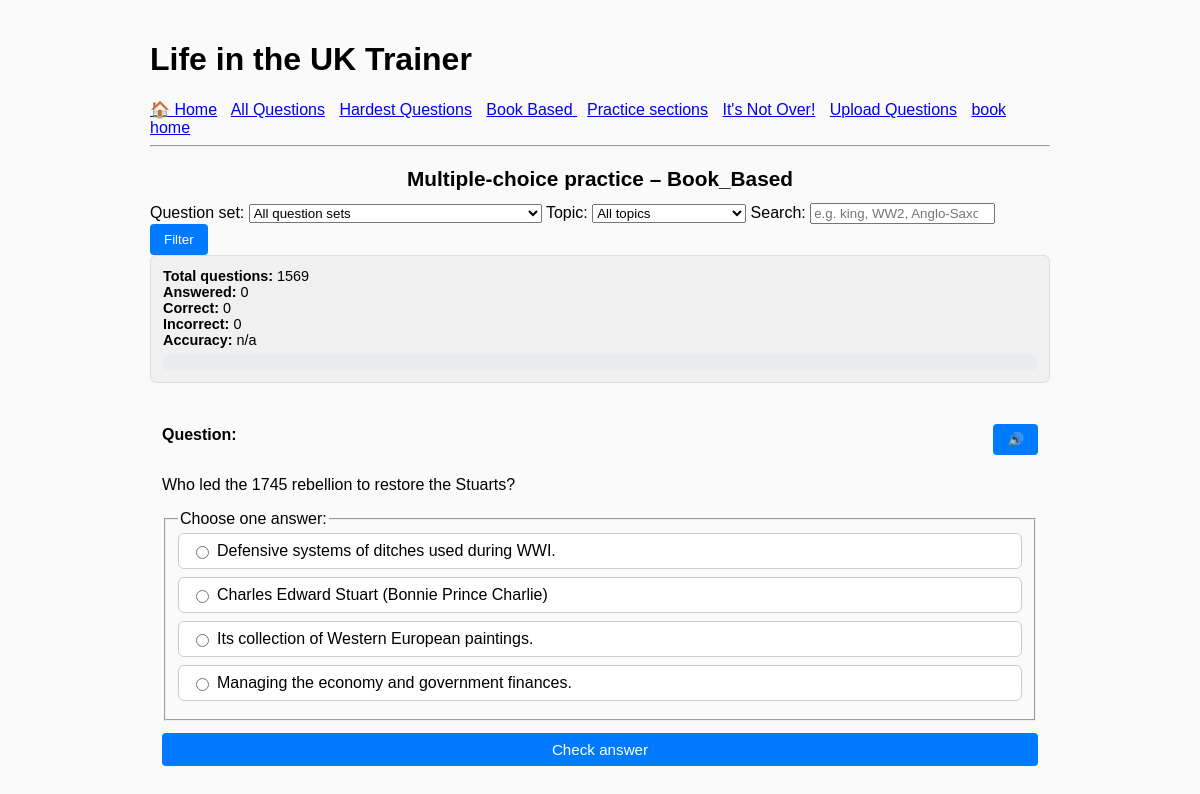
The app's page /quiz/book_based/ with its own data.
### quiz/models.py (models this page shows, shortened)
class Question(models.Model):
    TOPIC_CHOICES = [
        ('history', 'History'),
        ('government', 'Government & Politics'),
        ('culture', 'Culture & Society'),
        ('geography', 'Geography & Places'),
        ('other', 'Other'),
    ]
    CATEGORY_CHOICES = [
        ('book_based', 'Book Based'),
        ('general', 'General'),
        ('hardest', 'Hardest'),
        ('cheatsheet', 'Cheat Sheet'),
        ('common', 'Common Questions'),
    ]
    THEME_CHOICES = [
        ('kings', 'Kings & Queens'),
        ('wars', 'Wars'),
        ('gov', 'Government'),
        ('geo', 'Geography'),
        ('mixed', 'Random'),
        ('other', 'Other'),
    ]
    question_text = models.TextField()
    subcategory = models.CharField(max_length=200, blank=True, null=True)
    answer_text = models.TextField()
    topic = models.CharField(max_length=20, choices=TOPIC_CHOICES, default='other')
    category = models.CharField(max_length=20, choices=CATEGORY_CHOICES, default='general')
    theme = models.CharField(max_length=20, choices=THEME_CHOICES, blank=True, null=True, help_text="(Kings, Wars, Gov...ect)",
    )

### quiz/views.py (the view, shortened to what this page needs)
# urls.py: path('quiz/<str:mode>/', views.mc_quiz, name='quiz_mc'),
def mc_quiz(request, mode):
    current_sub = (request.GET.get("sub") or "").strip() or None
    current_topic = (request.GET.get("topic") or "").strip() or None
    search_query = (request.GET.get("q") or "").strip() or None
    base_qs = _get_question_queryset_for_mode(mode)
    subcategories = (
        base_qs.exclude(subcategory__isnull=True)
              .exclude(subcategory__exact="")
              .values_list("subcategory", flat=True)
              .distinct()
              .order_by("subcategory")
    )
    qs = base_qs
    if current_sub:
        qs = qs.filter(subcategory=current_sub)
    if current_topic:
        qs = qs.filter(topic=current_topic)
    if search_query:
        qs = qs.filter(
            Q(question_text__icontains=search_query) |
            Q(answer_text__icontains=search_query) |
            Q(subcategory__icontains=search_query)
        )
    total = qs.count()
    question = None
    choices = []
    selected = None
    is_correct = None
    seed = None
    counter_key_correct = f"mc_correct_{mode}"
    counter_key_incorrect = f"mc_incorrect_{mode}"
    if counter_key_correct not in request.session:
        request.session[counter_key_correct] = 0
    if counter_key_incorrect not in request.session:
        request.session[counter_key_incorrect] = 0
    if request.method == "POST" and "reset_stats" in request.POST:
        if request.user.is_authenticated and request.user.is_staff:
            request.session[counter_key_correct] = 0
            request.session[counter_key_incorrect] = 0
            request.session.modified = True
        return redirect("quiz_mc", mode=mode)
    def build_choices_with_seed(q, seed_value: int):
        rng = random.Random(seed_value)
        correct_raw = (q.answer_text or "").strip()
        question_text = (q.question_text or "").strip()
        norm_answer = correct_raw.lower().strip(" .!?")
        def is_true_false_question() -> bool:
            qt = question_text.lower()
            return qt.startswith("true or false") or norm_answer in ("true", "false")
        year_match = re.search(r"(1[0-9]{3}|20[0-9]{2})s?", correct_raw)
        year_num = int(year_match.group(1)) if year_match else None
        correct = correct_raw
        pool = list(Question.objects.exclude(id=q.id))
        candidates = []
        for obj in pool:
            text = (obj.answer_text or "").strip()
            if text and text != correct:
                candidates.append(text)
        candidates = sorted(
            candidates,
            key=lambda t: abs(len(t) - len(correct))
        )
        near = candidates[:20]
        rng.shuffle(near)
        distractors = []
        for d in near:
            d = d.strip()
            if d and d not in distractors and d != correct:
                distractors.append(d)
            if len(distractors) == 3:
                break
        extra_pool = [
            (obj.answer_text or "").strip()
            for obj in pool
            if (obj.answer_text or "").strip() not in distractors
            and (obj.answer_text or "").strip() != correct
        ]
        rng.shuffle(extra_pool)
        for d in extra_pool:
            distractors.append(d)
            if len(distractors) == 3:
                break
        options = [correct] + distractors[:3]
        seen = set()
        dedup = []
        for o in options:
            if o not in seen:
                dedup.append(o)
                seen.add(o)
        options = dedup
        rng.shuffle(options)
        return options
    if total > 0:
        if request.method == "POST" and "next" in request.POST:
            question = random.choice(list(qs))
            seed = random.randint(1, 10_000_000)
            choices = build_choices_with_seed(question, seed)
        else:
            question = random.choice(list(qs))
            seed = random.randint(1, 10_000_000)
            choices = build_choices_with_seed(question, seed)
    correct_count = request.session.get(counter_key_correct, 0)
    incorrect_count = request.session.get(counter_key_incorrect, 0)
    answered = correct_count + incorrect_count
    accuracy = round(correct_count * 100 / answered) if answered > 0 else None
    progress_percent = (
        min(round(answered * 100 / total), 100) if (total > 0 and answered > 0) else 0
    )
    topic_choices = Question.TOPIC_CHOICES  # for dropdown
    return render(request, "quiz/mc_quiz.html", {
        "mode": mode,
        "question": question,
        "choices": choices,
        "selected": selected,
        "is_correct": is_correct,
        "seed": seed,
        "total": total,
        "correct_count": correct_count,
        "incorrect_count": incorrect_count,
        "answered": answered,
        "accuracy": accuracy,
        "progress_percent": progress_percent,
        "subcategories": subcategories,
        "current_sub": current_sub,
        "current_topic": current_topic,
        "topic_choices": topic_choices,
        "search_query": search_query,
    })

### quiz/views.py (called while the page is built)
def _get_question_queryset_for_mode(mode: str):
    mode = (mode or "").strip().lower()
    if mode == "all":
        return Question.objects.all()
    if mode == "practice":
        return Question.objects.filter(
            category__in=["general", "common", "hardest"]
        )
    category_keys = {key for key, _ in Question.CATEGORY_CHOICES}
    if mode in category_keys:
        return Question.objects.filter(category=mode)
    topic_keys = {key for key, _ in Question.TOPIC_CHOICES}
    if mode in topic_keys:
        return Question.objects.filter(topic=mode)
    return Question.objects.none()

### templates/quiz/mc_quiz.html (shortened to what this page needs)
{% extends "quiz/base.html" %}
{% block content %}
<h2 class="page-title">Multiple-choice practice – {{ mode|title }}</h2>
{% if subcategories %}
  <form method="get" class="filter-bar">
    <label>
      Question set:
      <select name="sub" onchange="this.form.submit()">
        <option value="" {% if not current_sub %}selected{% endif %}>All question sets</option>
      </select>
    </label>
    <label>
      Topic:
      <select name="topic" onchange="this.form.submit()">
        <option value="" {% if not current_topic %}selected{% endif %}>All topics</option>
      </select>
    </label>
    <label>
      Search:
      <input
        type="search"
        name="q"
        value="{{ request.GET.q }}"
        placeholder="e.g. king, WW2, Anglo-Saxon">
    </label>
    <button type="submit">Filter</button>
  </form>
{% endif %}
<div class="stats-box">
  <div><strong>Total questions:</strong> {{ total }}</div>
  <div><strong>Answered:</strong> {{ answered }}</div>
  <div><strong>Correct:</strong> {{ correct_count }}</div>
  <div><strong>Incorrect:</strong> {{ incorrect_count }}</div>
  <div>
    <strong>Accuracy:</strong>
    {% if accuracy %}{{ accuracy }}%{% else %}n/a{% endif %}
  </div>
  <div class="progress-container" aria-label="Progress">
  </div>
</div>
{% if question %}
  <div id="quiz-block" class="quiz-block">
    <div class="question-header">
      <p><strong>Question:</strong></p>
      <button type="button"
              class="reader-btn"
              onclick="speakElement('qa-read')">
        🔊
      </button>
    </div>
    <div id="qa-read">
      <p id="question-text">{{ question.question_text|linebreaksbr }}</p>
      <form method="post" class="quiz-form">
        <fieldset>
          <legend>Choose one answer:</legend>
          {% for opt in choices %}
            <label class="option-pill
                  {% if selected and not is_correct and opt == question.answer_text %} option-correct{% endif %}">
              <input type="radio"
                    name="choice"
                    value="{{ opt }}"
                    {% if selected %}disabled{% endif %}>
              <span class="option-text">{{ opt|linebreaksbr }}</span>
            </label>
          {% endfor %}
        </fieldset>
        {% if not selected %}
          <button type="submit" class="btn btn-primary btn-full">
            Check answer
          </button>
        {% endif %}
      </form>
    </div>
  </div>
{% else %}
  <p>No questions available for this mode. Try uploading some first.</p>
{% endif %}
{% endblock %}

### quiz/static/quiz/style.css (style rules this page uses)
.page-title { font-size: 1.3rem; text-align: center; margin-bottom: 0.75rem; }
.stats-box { font-size: 0.9rem; padding: 0.75rem; border-radius: 8px; background: #f5f5f5; margin-bottom: 1rem; }
.progress-container { margin-top: 0.5rem; width: 100%; height: 8px; border-radius: 999px; background: #ddd; overflow: hidden; }
.btn { display: inline-block; padding: 0.5rem 0.75rem; border-radius: 6px; border: none; text-decoration: none; text-align: center; font-size: 0.95rem; cursor: pointer; }
.btn-primary { background: #0077cc; color: #fff; }
.stats-box { border: 1px solid #ddd; border-radius: 6px; padding: 0.75rem; margin-bottom: 1rem; font-size: 0.9rem; background: #f9f9f9; }
.progress-container { margin-top: 0.5rem; width: 100%; height: 6px; background: #e1e1e1; border-radius: 3px; overflow: hidden; }
.quiz-block { border-radius: 6px; padding: 0.75rem; }
.question-header { display: flex; align-items: center; justify-content: space-between; }
.option-pill { display: flex; align-items: center; padding: 0.5rem 0.75rem; border-radius: 6px; border: 1px solid #ccc; margin-bottom: 0.5rem; cursor: pointer; background: #fff; }
.option-pill input[type="radio"] { margin-right: 0.5rem; }
.btn-full { display: block; width: 100%; text-align: center; margin-top: 0.75rem; }
.btn-primary { background: #1976d2; color: #fff; border: none; padding: 0.6rem 0.9rem; border-radius: 4px; }

### templates/quiz/base.html (style rules this page uses)
body { font-family: Arial, sans-serif; max-width: 900px; margin: 0 auto; padding: 20px; background: #fafafa; }
.stats-box { background: #f0f0f0; padding: 12px; margin-bottom: 15px; border-radius: 6px; border: 1px solid #ddd; }
.progress-container { background: #e9ecef; border-radius: 4px; overflow: hidden; height: 16px; margin-top: 6px; }
button, .btn { padding: 8px 14px; background: #007bff; border: none; border-radius: 4px; color: white; cursor: pointer; text-decoration: none; }
.reader-btn { margin-top: 10px; }

### records on screen
Question: question_text "Who led the 1745 rebellion to restore the Stuarts?", choices "Charles Edward Stuart (Bonnie Prince Charlie)"
Question: choices "Defensive systems of ditches used during WWI."
Question: choices "Its collection of Western European paintings."
Question: choices "Managing the economy and government finances."

### other values on screen
{{ mode|title }} "Book_Based"
{{ total }} "1569"
{{ answered }} "0"
{{ correct_count }} "0"
{{ incorrect_count }} "0"
